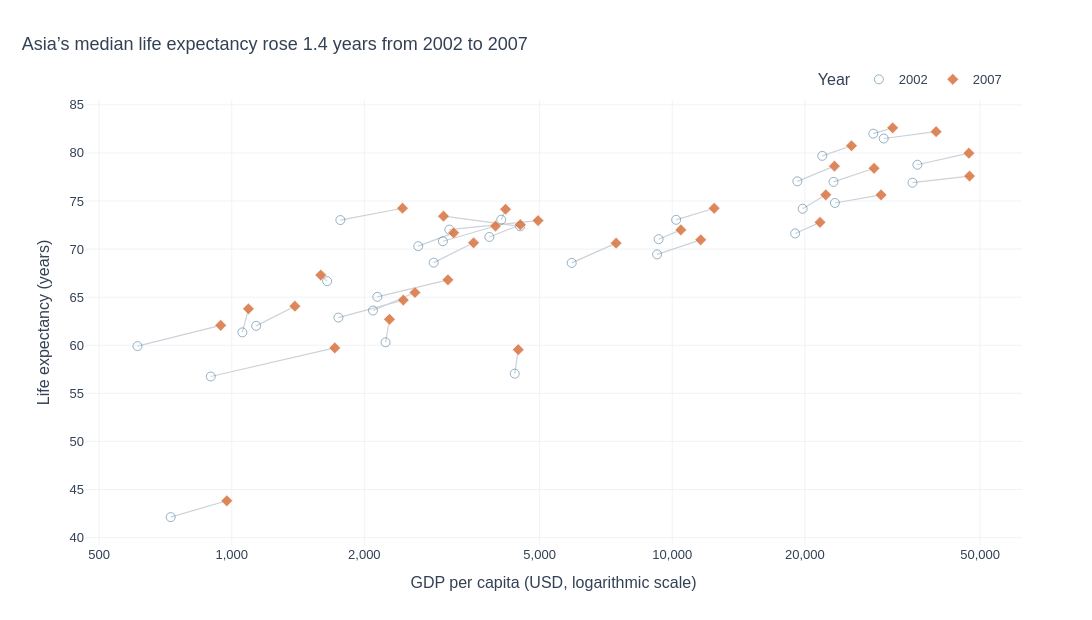

Notebook code cell kept with this figure:
### Markdown cell above
## Task 1 — Scatter: life expectancy change over time

**What to build:** A scatter showing **GDP per capita vs life expectancy** for **two years** (2002 and 2007) to show how both moved — use **colour for year** (just 2 colours), **one continent only**.

Choose any continent except Africa (that was the example). Highlight the change direction.

> 💡 Filter: `df.loc[df['continent'] == 'YOUR_CHOICE']` then filter years

### Code cell
# Task 1 — Compare 2002 and 2007 within Asia, with arrows/lines for changes.
continent = 'Asia'  # The assignment permits any continent except Africa.
selected = df[(df.continent == continent) & (df.year.isin([2002, 2007]))].copy()
selected['Period'] = selected['year'].astype(str)
assert selected.country.nunique() == 33 and len(selected) == 66

median_life = selected.groupby('year').lifeExp.median()
median_gdp = selected.groupby('year').gdpPercap.median()
life_gain = median_life.loc[2007] - median_life.loc[2002]
gdp_change = (median_gdp.loc[2007]/median_gdp.loc[2002]-1)*100

fig1 = go.Figure()
# Draw a subtle connector for each country, to reveal its movement over time.
for country, subset in selected.groupby('country'):
    subset = subset.sort_values('year')
    fig1.add_trace(go.Scatter(
        x=subset.gdpPercap, y=subset.lifeExp, mode='lines',
        line=dict(color='#CCD2D9', width=1.2),
        hoverinfo='skip', showlegend=False))

# Distinguish the two years using only two deliberate colors.
colors = {'2002': '#326B94', '2007': '#D87542'}
for period in ['2002', '2007']:
    points = selected[selected.Period == period]
    fig1.add_trace(go.Scatter(
        x=points.gdpPercap, y=points.lifeExp,
        mode='markers', name=period,
        marker=dict(color=colors[period], symbol='circle-open' if period == '2002' else 'diamond', size=9, opacity=0.86,
                    line=dict(color='white', width=0.6)),
        customdata=points.country.to_numpy(),
        hovertemplate='%{customdata}<br>GDP per person: $%{x:,.0f}<br>Life expectancy: %{y:.1f} years<extra>'+period+'</extra>'))

# Open blue circles are 2002; orange diamonds are 2007.
# Every country has a subtle connector from 2002 to 2007.
# The insight title captures the median shift; avoid a callout that overlaps it.
fig1.update_layout(
    title=dict(text=f'Asia’s median life expectancy rose {life_gain:.1f} years from 2002 to 2007', x=0.02),
    xaxis=dict(title='GDP per capita (USD, logarithmic scale)', type='log',
               showgrid=True, gridcolor='#F0F2F5', zeroline=False),
    yaxis=dict(title='Life expectancy (years)', showgrid=True,
               gridcolor='#F0F2F5', zeroline=False),
    height=620, width=1100, template='plotly_white',
    legend=dict(title='Year', orientation='h', x=0.78, y=1.08),
    margin=dict(l=85,r=70,t=100,b=75),
    paper_bgcolor='white', plot_bgcolor='white',
    font=dict(family='Arial', size=13, color='#334155'))
assert fig1.layout.xaxis.type == 'log'
assert len([t for t in fig1.data if t.mode == 'markers']) == 2
fig1.update_xaxes(tickvals=[500,1000,2000,5000,10000,20000,50000], ticktext=['500','1,000','2,000','5,000','10,000','20,000','50,000'])
fig1.update_layout(width=1100)
fig1.show()
print(f'{continent}: median life expectancy {median_life.loc[2002]:.2f} → {median_life.loc[2007]:.2f} years; median GDP/person increased {gdp_change:.1f}%.')

### Figure 1 — Plotly figure (JSON) as saved in the notebook; plotly's stock layout.template omitted (floating-point values rounded to 4 significant figures)
{"data": [{"hoverinfo": "skip", "line": {"color": "#CCD2D9", "width": 1.2}, "mode": "lines", "showlegend": false, "type": "scatter", "x": [726.7, 974.6], "y": [42.13, 43.83]}, {"hoverinfo": "skip", "line": {"color": "#CCD2D9", "width": 1.2}, "mode": "lines", "showlegend": false, "type": "scatter", "x": [23400.0, 29800.0], "y": [74.8, 75.64]}, {"hoverinfo": "skip", "line": {"color": "#CCD2D9", "width": 1.2}, "mode": "lines", "showlegend": false, "type": "scatter", "x": [1136.0, 1391.0], "y": [62.01, 64.06]}, {"hoverinfo": "skip", "line": {"color": "#CCD2D9", "width": 1.2}, "mode": "lines", "showlegend": false, "type": "scatter", "x": [896.2, 1714.0], "y": [56.75, 59.72]}, {"hoverinfo": "skip", "line": {"color": "#CCD2D9", "width": 1.2}, "mode": "lines", "showlegend": false, "type": "scatter", "x": [3119.0, 4959.0], "y": [72.03, 72.96]}, {"hoverinfo": "skip", "line": {"color": "#CCD2D9", "width": 1.2}, "mode": "lines", "showlegend": false, "type": "scatter", "x": [30210.0, 39720.0], "y": [81.5, 82.21]}, {"hoverinfo": "skip", "line": {"color": "#CCD2D9", "width": 1.2}, "mode": "lines", "showlegend": false, "type": "scatter", "x": [1747.0, 2452.0], "y": [62.88, 64.7]}, {"hoverinfo": "skip", "line": {"color": "#CCD2D9", "width": 1.2}, "mode": "lines", "showlegend": false, "type": "scatter", "x": [2874.0, 3541.0], "y": [68.59, 70.65]}, {"hoverinfo": "skip", "line": {"color": "#CCD2D9", "width": 1.2}, "mode": "lines", "showlegend": false, "type": "scatter", "x": [9241.0, 11610.0], "y": [69.45, 70.96]}, {"hoverinfo": "skip", "line": {"color": "#CCD2D9", "width": 1.2}, "mode": "lines", "showlegend": false, "type": "scatter", "x": [4391.0, 4471.0], "y": [57.05, 59.55]}, {"hoverinfo": "skip", "line": {"color": "#CCD2D9", "width": 1.2}, "mode": "lines", "showlegend": false, "type": "scatter", "x": [21910.0, 25520.0], "y": [79.7, 80.75]}, {"hoverinfo": "skip", "line": {"color": "#CCD2D9", "width": 1.2}, "mode": "lines", "showlegend": false, "type": "scatter", "x": [28600.0, 31660.0], "y": [82.0, 82.6]}, {"hoverinfo": "skip", "line": {"color": "#CCD2D9", "width": 1.2}, "mode": "lines", "showlegend": false, "type": "scatter", "x": [3845.0, 4519.0], "y": [71.26, 72.53]}, {"hoverinfo": "skip", "line": {"color": "#CCD2D9", "width": 1.2}, "mode": "lines", "showlegend": false, "type": "scatter", "x": [1647.0, 1593.0], "y": [66.66, 67.3]}, {"hoverinfo": "skip", "line": {"color": "#CCD2D9", "width": 1.2}, "mode": "lines", "showlegend": false, "type": "scatter", "x": [19230.0, 23350.0], "y": [77.05, 78.62]}, {"hoverinfo": "skip", "line": {"color": "#CCD2D9", "width": 1.2}, "mode": "lines", "showlegend": false, "type": "scatter", "x": [35110.0, 47310.0], "y": [76.9, 77.59]}, {"hoverinfo": "skip", "line": {"color": "#CCD2D9", "width": 1.2}, "mode": "lines", "showlegend": false, "type": "scatter", "x": [9314.0, 10460.0], "y": [71.03, 71.99]}, {"hoverinfo": "skip", "line": {"color": "#CCD2D9", "width": 1.2}, "mode": "lines", "showlegend": false, "type": "scatter", "x": [10210.0, 12450.0], "y": [73.04, 74.24]}, {"hoverinfo": "skip", "line": {"color": "#CCD2D9", "width": 1.2}, "mode": "lines", "showlegend": false, "type": "scatter", "x": [2141.0, 3096.0], "y": [65.03, 66.8]}, {"hoverinfo": "skip", "line": {"color": "#CCD2D9", "width": 1.2}, "mode": "lines", "showlegend": false, "type": "scatter", "x": [611.0, 944.0], "y": [59.91, 62.07]}, {"hoverinfo": "skip", "line": {"color": "#CCD2D9", "width": 1.2}, "mode": "lines", "showlegend": false, "type": "scatter", "x": [1057.0, 1091.0], "y": [61.34, 63.78]}, {"hoverinfo": "skip", "line": {"color": "#CCD2D9", "width": 1.2}, "mode": "lines", "showlegend": false, "type": "scatter", "x": [19770.0, 22320.0], "y": [74.19, 75.64]}, {"hoverinfo": "skip", "line": {"color": "#CCD2D9", "width": 1.2}, "mode": "lines", "showlegend": false, "type": "scatter", "x": [2093.0, 2606.0], "y": [63.61, 65.48]}, {"hoverinfo": "skip", "line": {"color": "#CCD2D9", "width": 1.2}, "mode": "lines", "showlegend": false, "type": "scatter", "x": [2651.0, 3190.0], "y": [70.3, 71.69]}, {"hoverinfo": "skip", "line": {"color": "#CCD2D9", "width": 1.2}, "mode": "lines", "showlegend": false, "type": "scatter", "x": [19010.0, 21650.0], "y": [71.63, 72.78]}, {"hoverinfo": "skip", "line": {"color": "#CCD2D9", "width": 1.2}, "mode": "lines", "showlegend": false, "type": "scatter", "x": [36020.0, 47140.0], "y": [78.77, 79.97]}, {"hoverinfo": "skip", "line": {"color": "#CCD2D9", "width": 1.2}, "mode": "lines", "showlegend": false, "type": "scatter", "x": [3015.0, 3970.0], "y": [70.81, 72.4]}, {"hoverinfo": "skip", "line": {"color": "#CCD2D9", "width": 1.2}, "mode": "lines", "showlegend": false, "type": "scatter", "x": [4091.0, 4185.0], "y": [73.05, 74.14]}, {"hoverinfo": "skip", "line": {"color": "#CCD2D9", "width": 1.2}, "mode": "lines", "showlegend": false, "type": "scatter", "x": [23240.0, 28720.0], "y": [76.99, 78.4]}, {"hoverinfo": "skip", "line": {"color": "#CCD2D9", "width": 1.2}, "mode": "lines", "showlegend": false, "type": "scatter", "x": [5913.0, 7458.0], "y": [68.56, 70.62]}, {"hoverinfo": "skip", "line": {"color": "#CCD2D9", "width": 1.2}, "mode": "lines", "showlegend": false, "type": "scatter", "x": [1764.0, 2442.0], "y": [73.02, 74.25]}, {"hoverinfo": "skip", "line": {"color": "#CCD2D9", "width": 1.2}, "mode": "lines", "showlegend": false, "type": "scatter", "x": [4515.0, 3025.0], "y": [72.37, 73.42]}, {"hoverinfo": "skip", "line": {"color": "#CCD2D9", "width": 1.2}, "mode": "lines", "showlegend": false, "type": "scatter", "x": [2235.0, 2281.0], "y": [60.31, 62.7]}, {"customdata": ["Afghanistan", "Bahrain", "Bangladesh", "Cambodia", "China", "Hong Kong, China", "India", "Indonesia", "Iran", "Iraq", "Israel", "Japan", "Jordan", "Korea, Dem. Rep.", "Korea, Rep.", "Kuwait", "Lebanon", "Malaysia", "Mongolia", "Myanmar", "Nepal", "Oman", "Pakistan", "Philippines", "Saudi Arabia", "Singapore", "Sri Lanka", "Syria", "Taiwan", "Thailand", "Vietnam", "West Bank and Gaza", "Yemen, Rep."], "hovertemplate": "%{customdata}<br>GDP per person: $%{x:,.0f}<br>Life expectancy: %{y:.1f} years<extra>2002</extra>", "marker": {"color": "#326B94", "line": {"color": "white", "width": 0.6}, "opacity": 0.86, "size": 9, "symbol": "circle-open"}, "mode": "markers", "name": "2002", "type": "scatter", "x": [726.7, 23400.0, 1136.0, 896.2, 3119.0, 30210.0, 1747.0, 2874.0, 9241.0, 4391.0, 21910.0, 28600.0, 3845.0, 1647.0, 19230.0, 35110.0, 9314.0, 10210.0, 2141.0, 611.0, 1057.0, 19770.0, 2093.0, 2651.0, 19010.0, 36020.0, 3015.0, 4091.0, 23240.0, 5913.0, 1764.0, 4515.0, 2235.0], "y": [42.13, 74.8, 62.01, 56.75, 72.03, 81.5, 62.88, 68.59, 69.45, 57.05, 79.7, 82.0, 71.26, 66.66, 77.05, 76.9, 71.03, 73.04, 65.03, 59.91, 61.34, 74.19, 63.61, 70.3, 71.63, 78.77, 70.81, 73.05, 76.99, 68.56, 73.02, 72.37, 60.31]}, {"customdata": ["Afghanistan", "Bahrain", "Bangladesh", "Cambodia", "China", "Hong Kong, China", "India", "Indonesia", "Iran", "Iraq", "Israel", "Japan", "Jordan", "Korea, Dem. Rep.", "Korea, Rep.", "Kuwait", "Lebanon", "Malaysia", "Mongolia", "Myanmar", "Nepal", "Oman", "Pakistan", "Philippines", "Saudi Arabia", "Singapore", "Sri Lanka", "Syria", "Taiwan", "Thailand", "Vietnam", "West Bank and Gaza", "Yemen, Rep."], "hovertemplate": "%{customdata}<br>GDP per person: $%{x:,.0f}<br>Life expectancy: %{y:.1f} years<extra>2007</extra>", "marker": {"color": "#D87542", "line": {"color": "white", "width": 0.6}, "opacity": 0.86, "size": 9, "symbol": "diamond"}, "mode": "markers", "name": "2007", "type": "scatter", "x": [974.6, 29800.0, 1391.0, 1714.0, 4959.0, 39720.0, 2452.0, 3541.0, 11610.0, 4471.0, 25520.0, 31660.0, 4519.0, 1593.0, 23350.0, 47310.0, 10460.0, 12450.0, 3096.0, 944.0, 1091.0, 22320.0, 2606.0, 3190.0, 21650.0, 47140.0, 3970.0, 4185.0, 28720.0, 7458.0, 2442.0, 3025.0, 2281.0], "y": [43.83, 75.64, 64.06, 59.72, 72.96, 82.21, 64.7, 70.65, 70.96, 59.55, 80.75, 82.6, 72.53, 67.3, 78.62, 77.59, 71.99, 74.24, 66.8, 62.07, 63.78, 75.64, 65.48, 71.69, 72.78, 79.97, 72.4, 74.14, 78.4, 70.62, 74.25, 73.42, 62.7]}], "layout": {"font": {"color": "#334155", "family": "Arial", "size": 13}, "height": 620, "legend": {"orientation": "h", "title": {"text": "Year"}, "x": 0.78, "y": 1.08}, "margin": {"b": 75, "l": 85, "r": 70, "t": 100}, "paper_bgcolor": "white", "plot_bgcolor": "white", "title": {"text": "Asia’s median life expectancy rose 1.4 years from 2002 to 2007", "x": 0.02}, "width": 1100, "xaxis": {"gridcolor": "#F0F2F5", "showgrid": true, "ticktext": ["500", "1,000", "2,000", "5,000", "10,000", "20,000", "50,000"], "tickvals": [500, 1000, 2000, 5000, 10000, 20000, 50000], "title": {"text": "GDP per capita (USD, logarithmic scale)"}, "type": "log", "zeroline": false}, "yaxis": {"gridcolor": "#F0F2F5", "showgrid": true, "title": {"text": "Life expectancy (years)"}, "zeroline": false}}}
